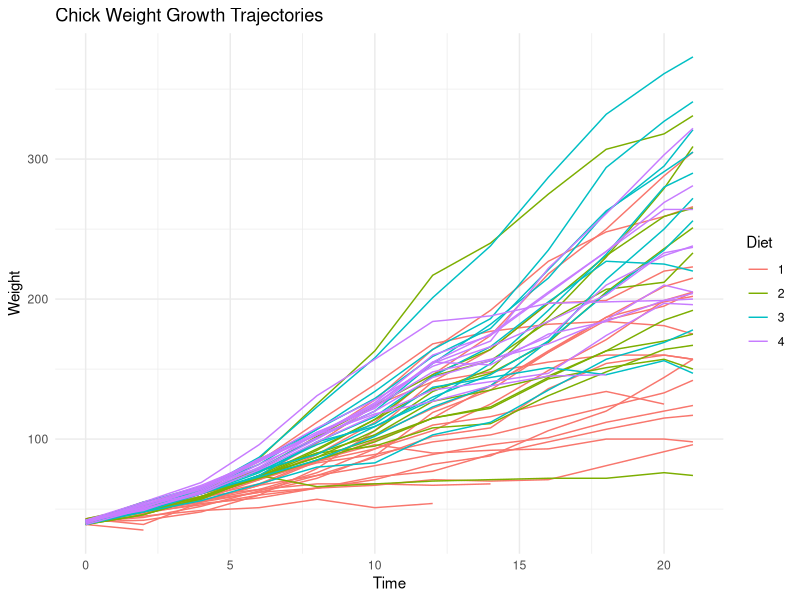

Source code (R):
library(ggplot2)
ggplot(ChickWeight, aes(x = Time, y = weight, color = Diet, group = Chick)) +
  geom_line() + 
  labs(title = "Chick Weight Growth Trajectories",
       x = "Time",
       y = "Weight",
       color = "Diet") +
  scale_color_discrete(name = "Diet") +
  theme_minimal()
